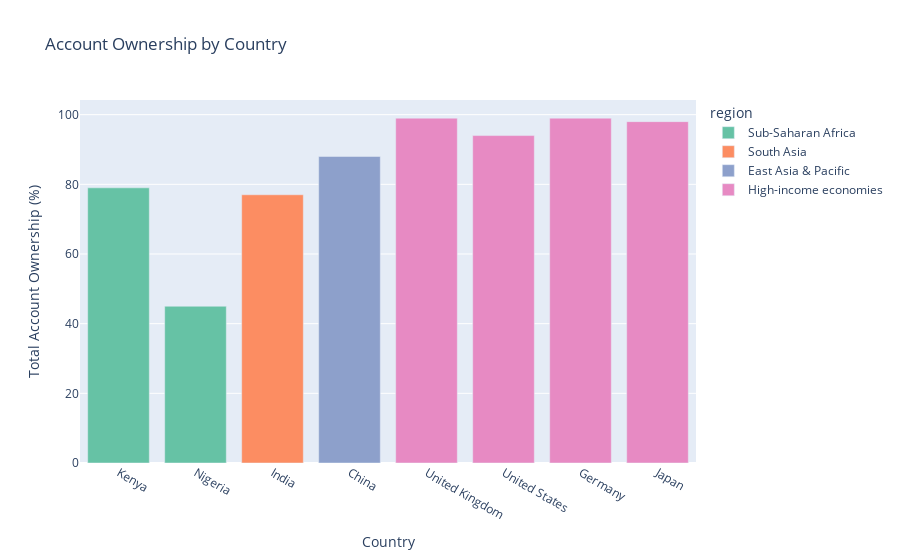

This figure's notebook cell:
### Code cell
# plot interactive country vs account ownership by region
import plotly.express as px
import plotly.graph_objects as go

fig_countries = px.bar(data_countries, x='country', y='account_total (%)', color='region',
                title='Account Ownership by Country',
                color_discrete_sequence=px.colors.qualitative.Set2,
                labels={'account_total (%)': 'Total Account Ownership (%)', 'country': 'Country'})
fig_countries.show()

### Figure 1 — Plotly figure (JSON) as saved in the notebook; plotly's stock layout.template omitted (floating-point values rounded to 4 significant figures)
{"data": [{"alignmentgroup": "True", "hovertemplate": "region=Sub-Saharan Africa<br>Country=%{x}<br>Total Account Ownership (%)=%{y}<extra></extra>", "legendgroup": "Sub-Saharan Africa", "marker": {"color": "rgb(102,194,165)", "pattern": {"shape": ""}}, "name": "Sub-Saharan Africa", "offsetgroup": "Sub-Saharan Africa", "orientation": "v", "showlegend": true, "textposition": "auto", "type": "bar", "x": ["Kenya", "Nigeria"], "xaxis": "x", "y": [79, 45], "yaxis": "y"}, {"alignmentgroup": "True", "hovertemplate": "region=South Asia<br>Country=%{x}<br>Total Account Ownership (%)=%{y}<extra></extra>", "legendgroup": "South Asia", "marker": {"color": "rgb(252,141,98)", "pattern": {"shape": ""}}, "name": "South Asia", "offsetgroup": "South Asia", "orientation": "v", "showlegend": true, "textposition": "auto", "type": "bar", "x": ["India"], "xaxis": "x", "y": [77], "yaxis": "y"}, {"alignmentgroup": "True", "hovertemplate": "region=East Asia & Pacific<br>Country=%{x}<br>Total Account Ownership (%)=%{y}<extra></extra>", "legendgroup": "East Asia & Pacific", "marker": {"color": "rgb(141,160,203)", "pattern": {"shape": ""}}, "name": "East Asia & Pacific", "offsetgroup": "East Asia & Pacific", "orientation": "v", "showlegend": true, "textposition": "auto", "type": "bar", "x": ["China"], "xaxis": "x", "y": [88], "yaxis": "y"}, {"alignmentgroup": "True", "hovertemplate": "region=High-income economies<br>Country=%{x}<br>Total Account Ownership (%)=%{y}<extra></extra>", "legendgroup": "High-income economies", "marker": {"color": "rgb(231,138,195)", "pattern": {"shape": ""}}, "name": "High-income economies", "offsetgroup": "High-income economies", "orientation": "v", "showlegend": true, "textposition": "auto", "type": "bar", "x": ["United Kingdom", "United States", "Germany", "Japan"], "xaxis": "x", "y": [99, 94, 99, 98], "yaxis": "y"}], "layout": {"barmode": "relative", "legend": {"title": {"text": "region"}, "tracegroupgap": 0}, "title": {"text": "Account Ownership by Country"}, "xaxis": {"anchor": "y", "domain": [0, 1], "title": {"text": "Country"}}, "yaxis": {"anchor": "x", "domain": [0, 1], "title": {"text": "Total Account Ownership (%)"}}}}
